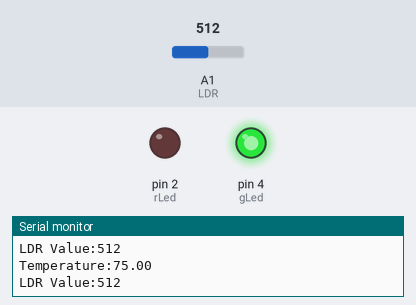
Recording of a sketch running on a simulated Arduino Uno, built with avr-gcc and run on an emulated ATmega328P. Parts: output pins drawn as LEDs (lit = HIGH), the last lines printed to the serial monitor. Wiring (inferred from the names in the program): LM75 temperature sensor at I2C address 0x48. The inputs (shaded band) are chosen by the test bench; at power-on: A1 (LDR) = 512.

Above: at 3.8 s.
3.9 s: A1 (LDR) set to 217
7.8 s: A1 (LDR) set to 194
At 9.3 s:
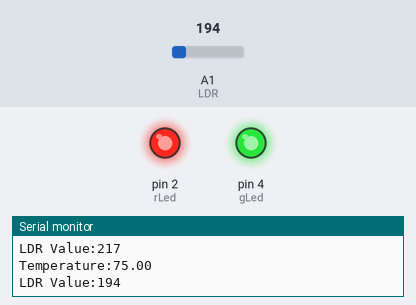
11.7 s: A1 (LDR) set to 210
At 12.8 s:
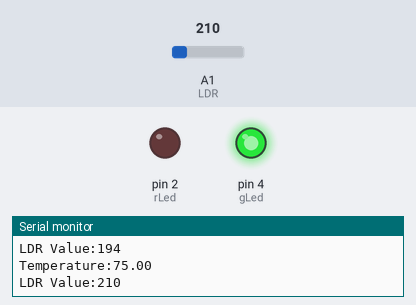
15.6 s: A1 (LDR) set to 190
At 18.7 s:
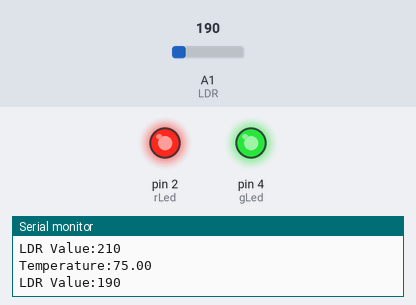
Timing chart, 0 to 20.2 s (numbered marks = the images above; inputs shaded):
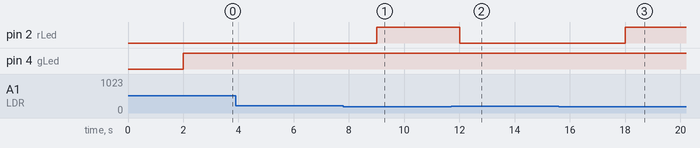

The sketch:

LDR-Temp.ino
```cpp
#include <Wire.h>                         // You can get the library though this link
                                          //  http://www.resistorpark.com/content/Arduino_Libraries/wire.zip
#define DEV_ID 0x90 >> 1

int gLed = 4;                             // Green led pin
int rLed = 2;                             // Red led pin
int LDR = A1;                             // LDR Analog pin

void setup() {
  Serial.begin(9600);

  pinMode(gLed, OUTPUT);
  pinMode(rLed, OUTPUT);
  pinMode(LDR,INPUT);

  Wire.begin();
  Wire.beginTransmission(DEV_ID);           // Connect to DS1621 (#0)
  Wire.write(0xAC);                         // Access Config
  Wire.write(0x02);                         // Set for continuous conversion
  Wire.beginTransmission(DEV_ID);           // Restart
  Wire.write(0xEE);                         // Start conversions
  Wire.endTransmission();

}

void readLDR ()
{
  long thresholdLDR = 200;                  // Threshold were the led will be triggered
  long LDRValue = 0;                        // Variable that will get the value of the pin A1

  LDRValue = analogRead(A1);                // We read A1

  Serial.print("LDR Value:");               // We print the value on the Serial Monitor
  Serial.println(LDRValue);

  if(LDRValue <= thresholdLDR)              // If the value is below the threshold,we ligth the red led
  {
    digitalWrite(rLed,HIGH);
  }
  else
  {
    digitalWrite(rLed,LOW);
  }
}

void readTemp()
{
  int8_t firstByte;                       //  Variables that will get the first and
  int8_t secondByte;                      // second Byte of the temperature
  float tempValue = 0;                    // Variable that will get the temperature
  float thresholdTemp = 27;               // Threshold were the led will be triggered

  delay(1000);                            // Give time for measurement
  delay(1000);
  Wire.beginTransmission(DEV_ID);
  Wire.write(0xAA);                       // Read temperature command
  Wire.endTransmission();
  Wire.requestFrom(DEV_ID, 2);            // Request two bytes from DS1621 (0.5 deg. resolution)

  firstByte = Wire.read();                // Get first byte
  secondByte = Wire.read();               // Get second byte

  tempValue = firstByte;

  if (secondByte)                           // If there is a 0.5 deg difference
  {
    tempValue += 0.5;
  }


  if (tempValue >= thresholdTemp)            // If the temperature is below the threshold,we ligth the green led
  {
    digitalWrite(gLed, HIGH);
  }
  else
  {
    digitalWrite(gLed, LOW);
  }
  Serial.print("Temperature:");             // We print the temperature on the Serial Monitor
  Serial.println(tempValue);
}

void loop() {
  readLDR();
  readTemp();
  delay(1000);
}
```

Measured:
- the behaviour switches between 201 and 200 on A1 (LDR) (found by bisection; images 0 and 1)
- after the input at 7.8 s, pin 2 (rLed): LOW → HIGH after 1.2 s
- after the input at 11.7 s, pin 2 (rLed): HIGH → LOW after 0.31 s
- after the input at 15.6 s, pin 2 (rLed): LOW → HIGH after 2.4 s
